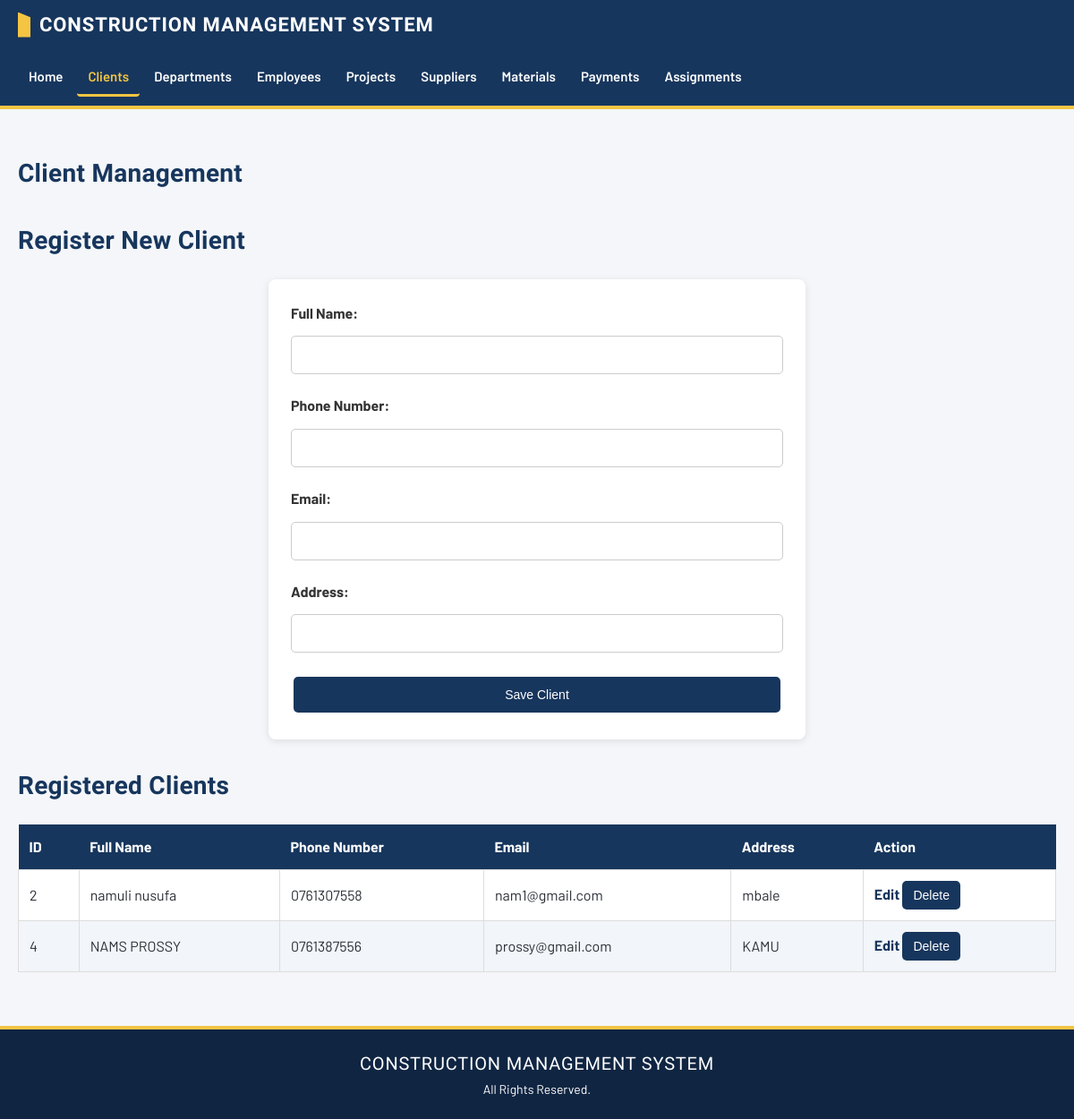
/clients/, run on the app's committed database.
### myapp/models.py (models this page shows, shortened)
class clients(models.Model):
    Full_Name = models.CharField(max_length=100)
    Phone_Number = models.CharField(max_length=20, unique=True)
    Email = models.EmailField(unique=True)
    Address = models.CharField(max_length=200)

### myapp/views.py (the view, shortened to what this page needs)
# urls.py: path('clients/', views.clients_view, name='clients'),
def clients_view(request):
    all_clients = clients.objects.all()
    return render(request, 'clients.html', {
        'clients': all_clients
    })

### myapp/templates/clients.html (shortened to what this page needs)
{% extends 'base.html' %}
{% block content %}
<h2>Client Management</h2>
<h2>Register New Client</h2>
<form method="POST" action="{% url 'clients' %}">
    <label>Full Name:</label>
    <input type="text" name="Full_Name" required>
    <label>Phone Number:</label>
    <input type="text" name="Phone_Number" required>
    <label>Email:</label>
    <input type="email" name="Email" required>
    <label>Address:</label>
    <input type="text" name="Address" required>
    <button type="submit">Save Client</button>
</form>
<h2>Registered Clients</h2>
<table>
    <thead>
        <tr>
            <th>ID</th>
            <th>Full Name</th>
            <th>Phone Number</th>
            <th>Email</th>
            <th>Address</th>
            <th>Action</th>
        </tr>
    </thead>
    <tbody>
        {% for client in clients %}
        <tr>
            <td>{{ client.id }}</td>
            <td>{{ client.Full_Name }}</td>
            <td>{{ client.Phone_Number }}</td>
            <td>{{ client.Email }}</td>
            <td>{{ client.Address }}</td>
            <td>
                <a href="{% url 'update_client' client.id %}">
                    Edit
                </a>
                <form method="POST"
                      action="{% url 'delete_client' client.id %}"
                      class="delete-form">
                    <button type="submit"
                            onclick="return confirm('Are you sure you want to delete this client?');">
                        Delete
                    </button>
                </form>
            </td>
        </tr>
        {% empty %}
        <tr>
            <td colspan="6">No clients registered yet.</td>
        </tr>
        {% endfor %}
    </tbody>
</table>
{% endblock %}

### myapp/static/style.css (style rules this page uses)
:root { --navy: #17365d; --navy-dark: #0f2542; --blue: #245a91; --safety: #f4c542; --paper: #f4f6f9; --ink: #2b2f36; --font-body: "Barlow", "Segoe UI", Arial, sans-serif; --font-display: "Barlow Condensed", "Arial Narrow", Arial, sans-serif; }
* { box-sizing: border-box; }
body { font-family: var(--font-body); background-color: var(--paper); color: var(--ink); margin: 0; padding: 0; line-height: 1.6; }
h1, h2 { font-family: var(--font-display); color: var(--navy); letter-spacing: 0.01em; }
h2 { font-size: 28px; margin-top: 30px; margin-bottom: 15px; }
a { color: var(--navy); }
form { background-color: white; max-width: 600px; margin: 20px auto; padding: 25px; border-radius: 8px; box-shadow: 0 2px 8px rgba(0, 0, 0, 0.1); display: flex; flex-direction: column; gap: 10px; }
form label { display: block; font-weight: bold; color: #333; margin-bottom: 3px; }
form input[type="text"], form input[type="email"], form input[type="number"], form input[type="date"], form input[type="password"], form input[type="tel"], form select, form textarea { width: 100%; padding: 12px; border: 1px solid #ccc; border-radius: 5px; font-size: 15px; margin-bottom: 12px; }
form input::placeholder, form textarea::placeholder { color: #999; }
button, input[type="submit"], input[type="reset"] { background-color: var(--navy); color: white; padding: 12px 18px; border: none; border-radius: 5px; cursor: pointer; font-size: 14px; margin: 5px 3px; }
table { width: 100%; border-collapse: collapse; background-color: white; margin-top: 20px; overflow: hidden; }
th { background-color: var(--navy); color: white; padding: 12px; text-align: left; }
td { padding: 12px; border: 1px solid #ddd; }
tr:nth-child(even) { background-color: #f2f5f9; }
table a { color: var(--navy); font-weight: bold; text-decoration: none; }
.delete-form { display: inline; max-width: none; margin: 0; padding: 0; background: transparent; box-shadow: none; }
.delete-form button { margin: 0; padding: 8px 12px; }

### data on the page
clients: id "2", Full_Name "namuli nusufa", Phone_Number "0761307558", Email "nam1@gmail.com", Address "mbale"
clients: id "4", Full_Name "NAMS PROSSY", Phone_Number "0761387556", Email "prossy@gmail.com", Address "KAMU"
